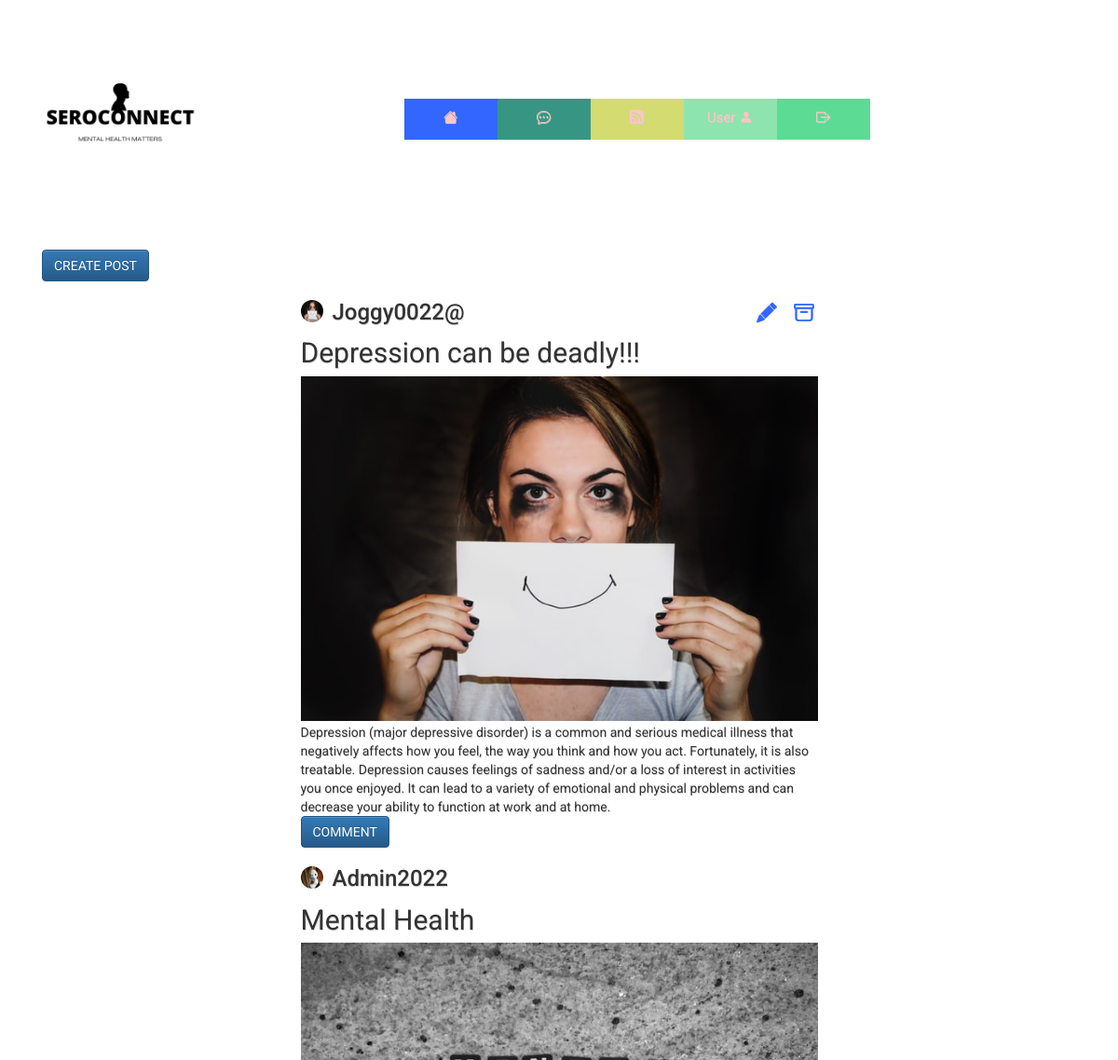
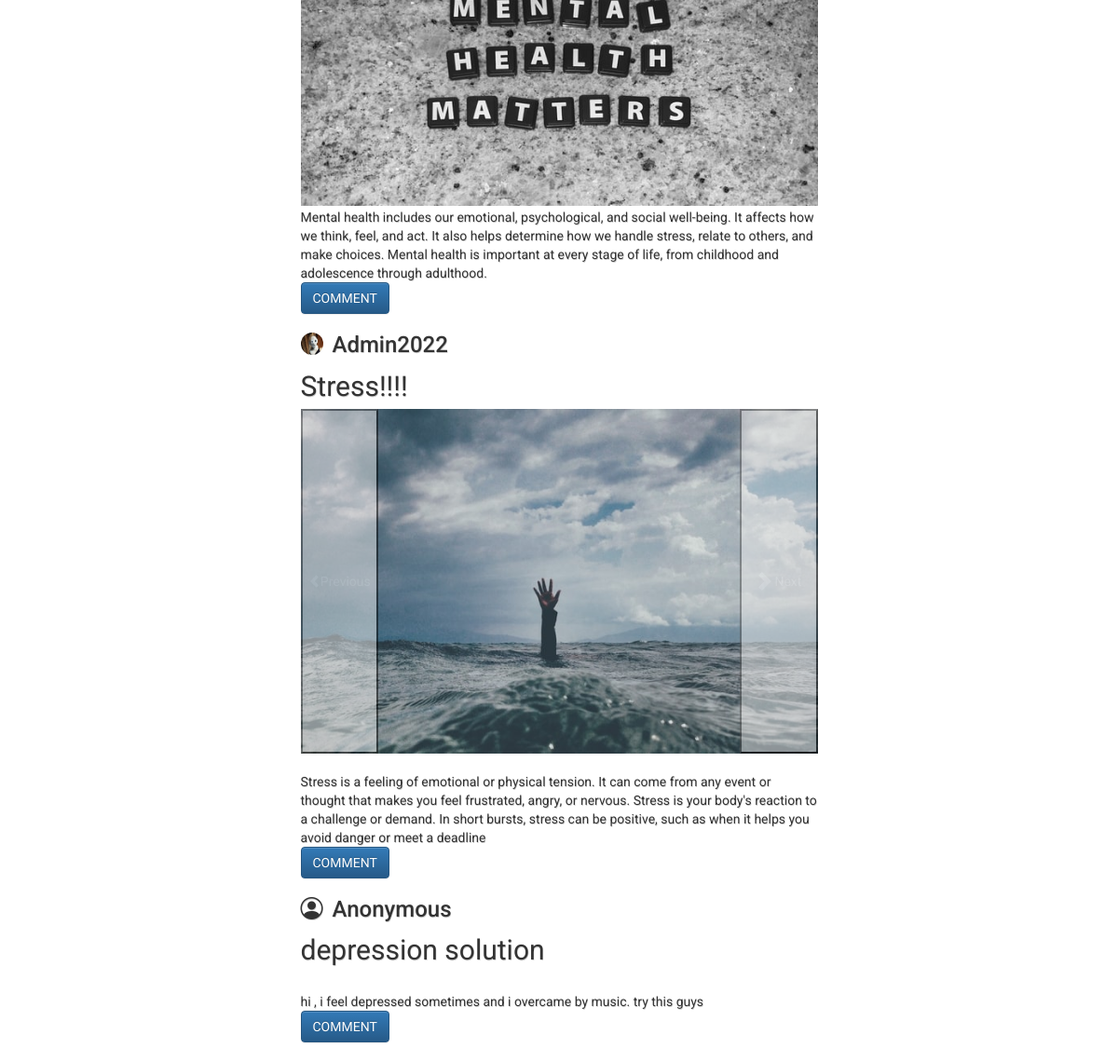
The page /forum (signed in) on the database its author committed (2 pictures, top to bottom).
### website/database/models.py (models this page shows)
class Post(db.Model):
    id=db.Column(db.Integer,primary_key=True)
    title = db.Column(db.String(100), nullable=False)
    content = db.Column(db.Text)
    user_id = db.Column(db.Integer, db.ForeignKey("user.id"))
    date=db.Column(db.DateTime(timezone=True), default=func.now())
    anonymous=db.Column(db.Boolean,nullable=False,default=False)
    owner=db.relationship('User',back_populates='Post')
    comments=db.relationship('Comment',back_populates='post',cascade='delete')
    image=db.relationship('Image',back_populates='post',cascade='delete')

class User(db.Model, UserMixin):
    id=db.Column(db.Integer,primary_key=True)
    email=db.Column(db.String(150),unique=True)
    password=db.Column(db.String(150))
    username=db.Column(db.String(150),unique=True)
    date=db.Column(db.DateTime(timezone=True), default=func.now())
    userimage=db.Column(db.String(150))
    activation=db.Column(db.Boolean,nullable=False,default=False)
    Admin=db.Column(db.Boolean,default=False)
    Post = db.relationship("Post", back_populates="owner",cascade='delete')

class Image(db.Model):
    id=db.Column(db.Integer,primary_key=True)
    image=db.Column(db.String(150))
    post=db.relationship('Post', back_populates='image')
    post_id = db.Column(db.Integer, db.ForeignKey('post.id'))

### website/views.py (the view)
@views.route('/forum',methods=['GET', 'POST'])
@login_required
@check_confirmed
def forum():
    page=request.args.get('page',1,type=int)
    posts=Post.query.order_by(Post.date.desc()).paginate(page=page,per_page=4) # The paginate from flask helps us to not load all posts from the database at once.
    if "hx_request"  in request.headers:  #hx_request is from the htmx library and is used for activating infinite scroll
        return render_template("forum/viewpost.html",user=current_user,postuser=User,posts=posts,postcomment=Comment,postimage=Image)
    return render_template("forum/forum.html",user=current_user,postuser=User,posts=posts,postcomment=Comment,postimage=Image)

### website/__init__.py (called while the page is built)
@login_manager.user_loader
def load_user(id):
    return User.query.get(int(id))

### website/templates/forum/forum.html
{% extends "base.html" %} {% block title %}SeroConnect{% endblock %}{% block content%}
<a class="btn btn-primary text-uppercase" href="{{url_for('post.createpost')}}">Create post</a>
{% include 'forum/viewpost.html' %}
{%endblock%}

### website/templates/forum/viewpost.html
{%for post in posts.items%}
{% if loop.last and posts.has_next %}
<div hx-get="{{url_for('views.forum', page = posts.next_num)}}" hx-trigger="revealed" hx-swap="afterend">
  {% else %}
  <div>
    {%endif%}
    <section class="post offset-md-3">
      <div class="posthead">
        <div class="name">
          {% if post.anonymous==False %}
            {%if postuser.query.filter_by(id=post.user_id).first().userimage%}
             <h3><img src="{{url_for('static',filename='images/User/'+postuser.query.filter_by(id=post.user_id).first().userimage)}}">{{postuser.query.filter_by(id=post.user_id).first().username }}</h3>
            {%else%}
             <h3> <i class="bi bi-person-circle"></i>{{postuser.query.filter_by(id=post.user_id).first().username }}</h3>
            {%endif%}
          {%else%}
          <h3> <i class="bi bi-person-circle"></i>Anonymous</h3>
          {%endif%}
       </div>
        {% if post.user_id==user.id or current_user.Admin%}
        <form action="{{ url_for('post.deletepost',postid=post.id) }}" class='deleteform' method="POST">
          <button class='deletebtn btnoutline' action="submit"><i class="bi bi-archive"></i></button>
        </form>
        <form action="{{ url_for('post.editpost',postid=post.id) }}" method="GET">
          <button id='editbtn' class="btnoutline editbtn" action="submit"><i class="bi bi-pencil-fill"></i></button>
        </form>
      </div>
        {%endif%}
      <div class="title">
        {{post.title}}
      </div>
      <div class="images">
        {% set images=postimage.query.filter(postimage.post_id==post.id).all()%}
        {%if images%}
        {%if images|length>1%}
        <div id="carouselExampleControls" class="carousel slide" data-bs-ride="carousel">
          <div class="carousel-inner">
            {%for image in images %}
            <div class="carousel-item active">
              <img src="{{url_for('static',filename='images/'+image.image)}}"  class="d-block w-100 {% if loop.counter == 1 %} active {% endif %}"  alt="">
            </div>
            {%endfor%}
          </div>
          <button class="carousel-control-prev" type="button" data-bs-target="#carouselExampleControls" data-bs-slide="prev">
            <span class="carousel-control-prev-icon" aria-hidden="true"></span>
            <span class="visually-hidden">Previous</span>
          </button>
          <button class="carousel-control-next" type="button" data-bs-target="#carouselExampleControls" data-bs-slide="next">
            <span class="carousel-control-next-icon" aria-hidden="true"></span>
            <span class="visually-hidden">Next</span>
          </button>
        </div>
        {%else%}
        <div class="image-display">
          <img src="{{url_for('static',filename='images/'+images[0].image)}}"  alt="">
        </div>
      </div>
       {%endif%}
      {% endif %}
      <br>
      {{post.content}}
      <br>
      <a class="btn btn-primary text-uppercase" href="{{url_for('comments.show_comments',postid=post.id,userid=current_user.id)}}">Comment</a>
  </div>
  </section>
  {%endfor%}

### website/static/css/styles.css (style rules this page uses)
body { background-color: white; font-family: 'Roboto', sans-serif; text-shadow: .5px .5px 0#CCCCCC; padding-bottom:20px; }
section.post { width:50%; }
.image-display img { width:100%; height:100%; padding-bottom: 2px; }
div.title { font-family: 'Roboto', sans-serif; font-size: 30px; padding-bottom:3px; }
.btnoutline { padding: 10px; border: none; background: none; position: absolute; top: 10px; left: 260%; }
#editbtn { left: 240%; }
.name { width: 200px; }
.name i { padding-right: 10px; }
.posthead { position: relative; display: inline-block; }
.btnoutline i { font-size: 1.5em; -webkit-text-stroke: 0.8px; color: #3366ff; }
.name img { width: 24px; height: 24px; border-radius:50%; float: left; margin-right: 10px; }
a { color: #024794; }
:root { --red: hsl(0, 78%, 62%); --cyan: hsl(180, 62%, 55%); --orange: hsl(34, 97%, 64%); --blue: hsl(212, 86%, 64%); --varyDarkBlue: hsl(234, 12%, 34%); --grayishBlue: hsl(229, 6%, 66%); --veryLightGray: hsl(0, 0%, 98%); --weight1: 200; --weight2: 400; --weight3: 600; }
img { float: right; }

### rows shown on the page
Post: userimage (picture), title "Depression can be deadly!!!", image (picture), content "Depression (major depressive disorder) is a common and serious medical illness that negatively affects how you feel, the way you think and how you act. Fortunately, it is also treatable. Depression causes feelings of sadness and/or a loss of interest in activities you once enjoyed. It can lead to a variety of emotional and physical problems and can decrease your ability to function at work and at home."
User: query.filter_by "Joggy0022@"
Post: user.userimage (picture), title "Mental Health", image (picture), content "Mental health includes our emotional, psychological, and social well-being. It affects how we think, feel, and act. It also helps determine how we handle stress, relate to others, and make choices. Mental health is important at every stage of life, from childhood and adolescence through adulthood."
User: query.filter_by "Admin2022"
Post: user.userimage (picture), title "Stress!!!!", content "Stress is a feeling of emotional or physical tension. It can come from any event or thought that makes you feel frustrated, angry, or nervous. Stress is your body's reaction to a challenge or demand. In short bursts, stress can be positive, such as when it helps you avoid danger or meet a deadline"
Image: image (picture)
Post: anonymous True (drawn), title "depression solution", content "hi , i feel depressed sometimes and i overcame by music. try this guys"
